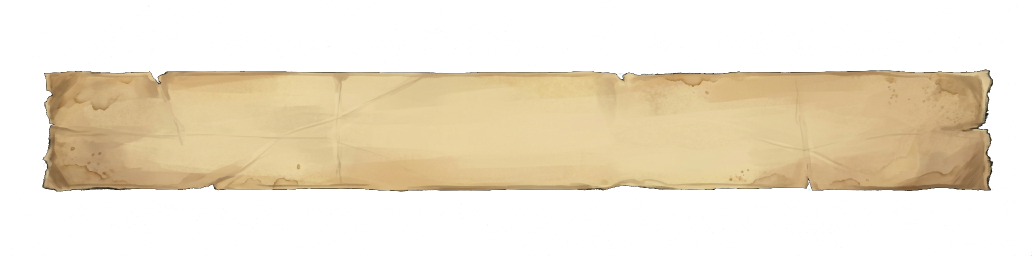
#> input picture art/generated/rb-strip/rb-strip-l__nb2.png, 2064 x 512 px, given in place of rb-strip-s__nb2.png, which was not available (shown at 1/2 size); the run also reads 1 picture not shown here
$ python rbook_layers.py
#> lines starting #> are read from the running program, lines starting #| are printed output that depends on the picture; after the words box and inside, x2 and y2 are one past the last pixel; in counts of white or black regions, pixels touching at a corner belong together; pictures that were not available may be replaced by others from this repository, and a replacement may not be noted
"""Книга рецептов Мастерской — нарезка арта и геометрия для RB_ART (design/ui/screens/recipe-book.js).

Задание — tools/art-gen/jobs/recipe-book.json. Бумага нарисована на чёрном ключе, книга — на пурпурном; фон уже вырезал gen.py.
Здесь:
- полосы найденного рецепта (короткая, средняя, длинная) — каждая своя картинка: обрезать по бумаге, пропорции — как нарисованы,
  ничего не растягивается. Шум сжатия в фоне (альфа ниже NOISE) гасится, чтобы рамка обрезки легла по самой бумаге;
- обрывки частично найденного рецепта — лист 3 × 3: девять связных кусков по порядку строк, каждый — своя картинка;
- книга — разворот: обрезать по обложке и найти на страницах двойную золотую линейку. Внутренняя линейка каждой страницы — поле,
  где интерфейс раскладывает листы: [слева, сверху, справа, снизу], тысячные доли картинки.
Печатает числа для RB_ART; картинки кладёт рядом с исходниками (*.cut.png), выгрузка — ui-art.json.

  python tools/art-gen/rbook_layers.py
"""
import json
import pathlib
import sys

import numpy as np
from PIL import Image
from scipy import ndimage

ROOT = pathlib.Path(__file__).resolve().parents[2]
GEN = ROOT / "art" / "generated"
NOISE = 24          # альфа ниже — шум сжатия в фоне: гасится
EDGE = 8            # обрезка — по альфе больше этого: так же режет поля export_ui.py, рамка картинки и выгрузки одна
STRIPS = {"s": "rb-strip/rb-strip-s__nb2.png", "m": "rb-strip/rb-strip-m__nb2.png", "l": "rb-strip/rb-strip-l2__nb2.png"}
FRAGS = "rb-sheet/rb-frags__nb2.png"
BOOK = "rb-wide/rb-book__nb2.png"


def clean(im):
    """Картинка без шума в фоне: альфа ниже NOISE — ноль; оставить только связные куски крупнее 0,5 % кадра."""
    a = np.asarray(im.getchannel("A")).copy()
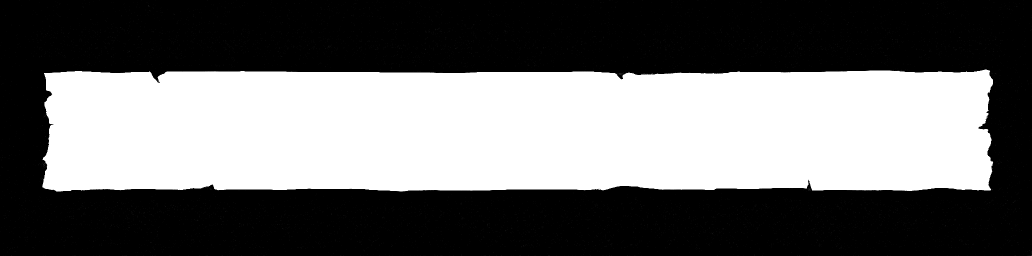
#> a: shape (512, 2064) (shown at 1/2 size); min 0, max 255, mean 106.8
    a[a < NOISE] = 0
#> a: shape (512, 2064); 1.05% of pixels changed, all inside (x1, y1, x2, y2) = (0, 0, 2064, 512)
    lab, n = ndimage.label(a > 0)
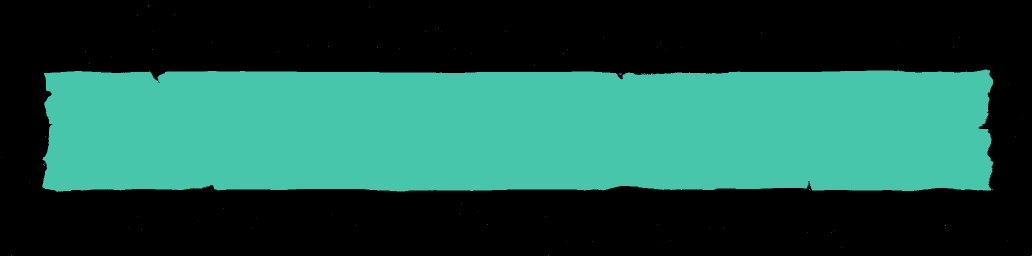
#> lab: shape (512, 2064) int32 (shown at 1/2 size); 85 distinct labels, from 0 to 84; one colour per label, 0 black
#> n = 84
    if n:
        sizes = ndimage.sum(np.ones_like(a), lab, index=np.arange(1, n + 1))
#> sizes = 84 values, max 442522 at index 34, min 1 at index 1, mean 5269.4
        keep = np.zeros(n + 1, bool)
        keep[1:] = sizes > 0.005 * a.size
        a[~keep[lab]] = 0
#> a: shape (512, 2064); min 0, max 255, mean 106.6
    out = im.copy()
#> out is the input picture: PIL image 2064x512 RGBA; mean R, G, B, A 90.2, 80.1, 60.5, 106.8
    out.putalpha(Image.fromarray(a))
    return out, lab if n else None


def crop(im):
    a = np.asarray(im.getchannel("A"))
    ys, xs = np.where(a > EDGE)
    return im.crop((xs.min(), ys.min(), xs.max() + 1, ys.max() + 1))
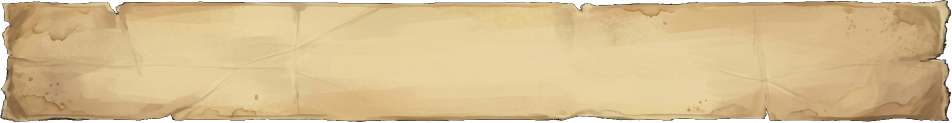
#> returned value: PIL image 1903x245 RGBA (shown at 1/2 size); mean R, G, B, A 201.9, 176.9, 131.6, 241.7; transparent parts drawn white


def ratio(im):
    """Ширина к высоте, ‰ — по непрозрачной бумаге (альфа от 128), без поля обрезки."""
    a = np.asarray(im.getchannel("A"))
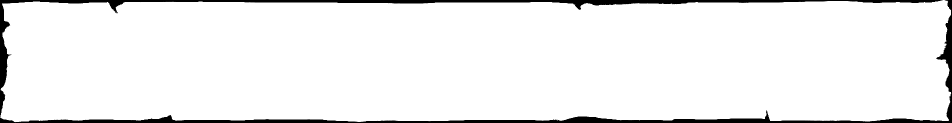
#> a: shape (245, 1903) (shown at 1/2 size); min 0, max 255, mean 241.7
#> pass 3 of the loop in strips, `for k, src in STRIPS.items():`:
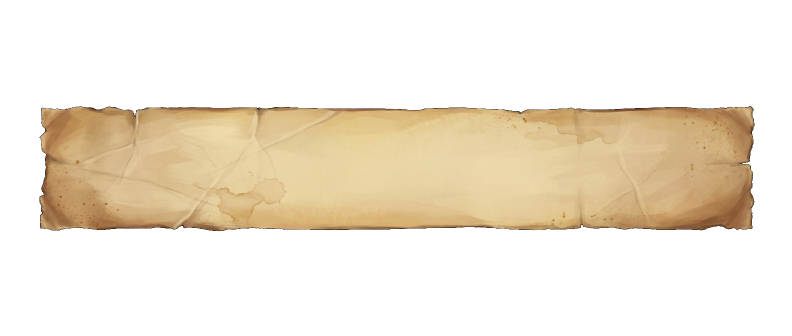
#> input picture art/generated/rb-strip/rb-strip-l2__nb2.png, 1584 x 672 px (shown at 1/2 size)
#> in clean (call 3), `a = np.asarray(im.getchannel("A")).copy()`:
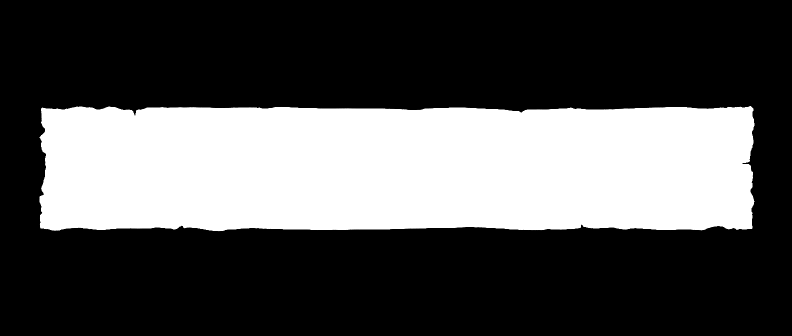
#> a: shape (672, 1584) (shown at 1/2 size); min 0, max 255, mean 82
#> lab: shape (672, 1584) int32; values 0 (black) and 1 (white), 32.2% white; 1 white region, box (x1, y1, x2, y2) and area: (79, 212, 1509, 463) 342924
#> in clean (call 3), `sizes = ndimage.sum(np.ones_like(a), lab, index=np.arange(1, n + 1))`: sizes = [342924]
#> in clean, out is the input picture: PIL image 1584x672 RGBA; mean R, G, B, A 68.2, 58.5, 42.8, 82
#> in ratio (call 3), `a = np.asarray(im.getchannel("A"))`:
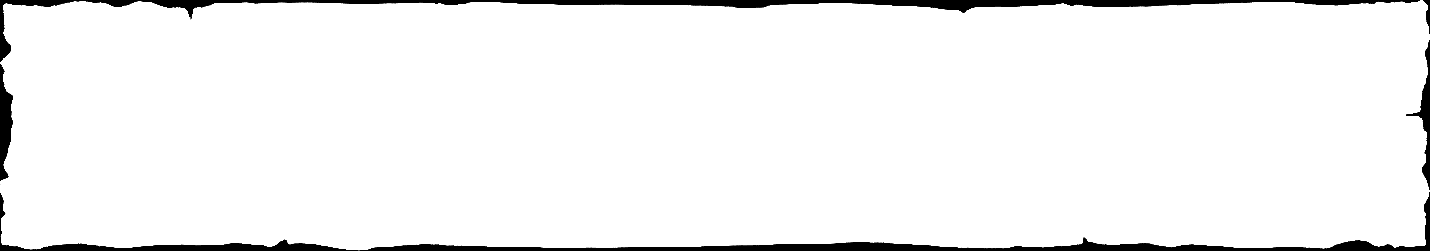
#> a: shape (251, 1430); min 0, max 255, mean 243.3
    ys, xs = np.where(a >= 128)
    return round((xs.max() + 1 - xs.min()) * 1000 / (ys.max() + 1 - ys.min()))


def strips():
    out = {}
    for k, src in STRIPS.items():
        im, _ = clean(Image.open(GEN / src).convert("RGBA"))
        im = crop(im)
        dst = GEN / "rb-strip" / f"rb-strip-{k}.cut.png"
        im.save(dst, optimize=True)
        out[k] = {"ratio": ratio(im), "px": list(im.size), "file": dst.relative_to(GEN).as_posix()}
    return out


def frags():
    im, _ = clean(Image.open(GEN / FRAGS).convert("RGBA"))
    a = np.asarray(im.getchannel("A"))
    lab, n = ndimage.label(a > 0)
#> n = 1
    sizes = ndimage.sum(np.ones_like(a), lab, index=np.arange(1, n + 1))
#> sizes = [1056768]
    big = [i + 1 for i in np.argsort(sizes)[::-1][:9]]
#> big = [1]
    if len(big) < 9:
#> (the run stopped early here; a loop or call above may not have finished)
